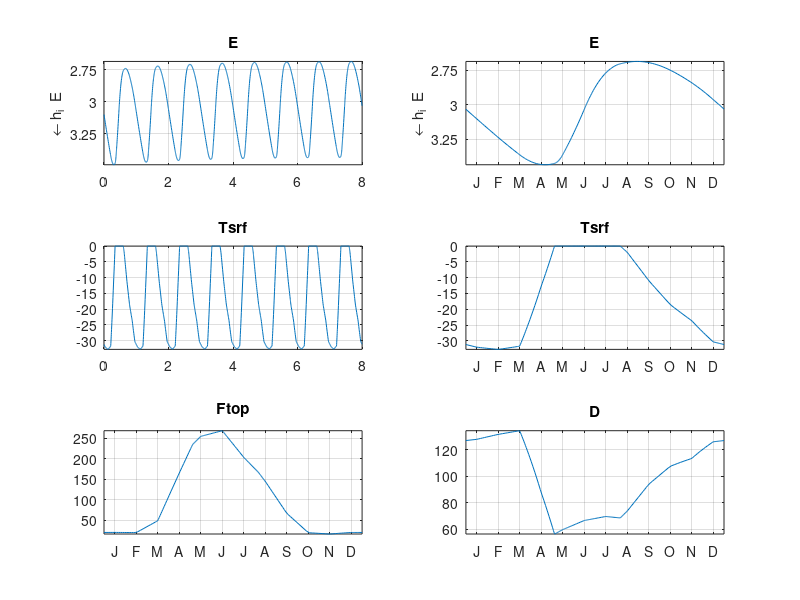

MATLAB code for this plot:
function [final_year, full_time_series]=sea_ice_model(varargin)
%   [final_year, full_time_series]=sea_ice_model_EW09(arguments)
%
% Model of vertical sea ice thermodynamics with no snow and no shortwave
% penetration, with quasi-stationary approximation for internal ice
% temperature (linear temperature profile). When there is no ice
% the ocean mixed layer thermally evolves.
% Prognostic variable is E=-Li*h+c*H*Tml (surface enthalpy).
%   Output: final_year or full_time_series = [t E Tsrf -E/Li E/(cml*Hml) Ftop F0 FT Fsw]
%
% Example: Plot steady-state seasonal cycle with seasonally ice-free conditions
%   Y=sea_ice_model_EW09('dF=22','Fbot=2');
%   t=Y(:,1)-Y(1,1);
%   subplot(3,1,1), y=Y(:,4); y(y<0)=nan; plot(t,y), ylabel('ice thickness (m)')
%   subplot(3,1,2), y=Y(:,3); y(Y(:,4)<0)=nan; plot(t,y), ylabel('ice sfc temp (^oC)')
%   subplot(3,1,3), y=Y(:,5); y(y<0)=nan; plot(t,y), ylabel('ocean ML temp (^oC)'), xlabel('time (yrs)')
%
% Reference:
%   Ian Eisenman and J.S. Wettlaufer, 2009. Nonlinear threshold behavior
%   during the loss of Arctic sea ice. Proceedings of the National Academy
%   of Sciences USA 106, 28-32.
%
% Ian Eisenman (ian@gps.caltech.edu), 2009

global Fbot ai ao ki Li Hml cml F0input Fswinput FTinput tinput v0 tanha Tlin Tsmelt intmeth

% === Parameters ===
% Measuring time in years for d/dt, using W/m^2 for fluxes and then
% multiplying d/dt by number of seconds in year.
yr=3.16e7; % seconds in year
Fbot=2;
ai=0.68;
ao=0.2;
ki=2;
Li=3*10^8/yr; % kJ-->W : W = 1000kJ/s
Hml=50;
cml=4*10^6/yr;
Tsmelt=0; % sfc temperature for onset of melt

% this can be reset using varargin
tanha=0.5*Li; % if not equal to zero, gives width of albedo dependence

Tlin=0; % linearity of ice surface temperature: 0 for sea ice model, 1 for as mixed layer (linear)
v0=0.1; % ice export, agrees with value in SI

% = For computing Ftop =
% atmmod: 0 for surface fluxes specified, 1 for active atmosphere with KLW
% from cloud fraction, 2 for specified F0(tinput) and FT(tinput).
atmmod=1;
tinput=(0.5:11.5)/12; % times that forcing is input at
% Stefan-Boltzmann linearization -- both sigmas agree with values in SI
sigma0=316;
sigmaT=3.9;
% surface fluxes from Maykut & Untersteiner (1971)
Fswinput=15.9*[0 0 1.9 9.9 17.7 19.2 13.6 9.0 3.7 0.4 0 0];
SH=15.9*[1.18 0.76 0.72 0.29 -0.45 -0.39 -0.30 -0.40 -0.17 0.10 0.56 0.79];
LH=15.9*[0 -0.02 -0.03 -0.09 -0.46 -0.70 -0.64 -0.66 -0.39 -0.19 -0.01 -0.01];
LWd=15.9*[10.4 10.3 10.3 11.6 15.1 18.0 19.1 18.7 16.5 13.9 11.2 10.9];
% atmospheric model parameters
% Cloud fraction from Maykut & Church (1973)
Cl=[4.9 4.7 4.2 5.9 8.1 8.0 8.3 8.8 8.9 8.4 7.1 5.2]/10;
% 0-70N mean temp based on NCEP-NCAR reanalysis
Tsouth=18*(1-1/3*cos((tinput-20/365)*2*pi));

% kD=2.7 in SI
kD=2.9;

% we can change this in the arguments. default is dF=0
dF=0;

% these agree with values in SI
tau0=0.5; % optical thickness independent of cloud fraction
tauc=3.6; % optical thickness dependence on cloud fraction

max_dur=50; % max duration of integration

E0=-3.1*Li; % initial value of E=-Li*hi+cml*Hml*Tml
spin_up=1; % whether to stop before max_dur if model is spun up
spun_up=0.002*Li; % tolerance for model to be considered spun up
intmeth='linear'; % method for interpolating input data in time
silent=0; % if 1, don't display error or final value
RelTol=1e-7; % for ODE solver
AbsTol=1e-6; % for ODE solver
odesolver='ode45'; % which ode solver to use

% === EDIT PARAMETERS BELOW HERE ===
% parameter value changes as input to function (batch mode)
if nargin>0, for j=1:length(varargin), eval([varargin{j} ';']), end, end
if nargout==0
    % = Enter changes to default parameter values here for interactive run =
    %dF=25;
end

tanha

% = atmospheric fluxes =
if atmmod==0 % specified surface fluxes
    F0input=-LH-SH-LWd+sigma0;
    FTinput=sigmaT+zeros(1,12);
elseif atmmod==1 % active equilibrium atmospheric model with KLW from cloud fraction, v0>0
    KLW=1./(tau0+tauc*Cl);
    F0input=KLW*sigma0-dF-kD*Tsouth/2;
    FTinput=KLW*sigmaT+kD/2;
elseif atmmod==2 % F0,FT specified as input
    F0input=F0;
    FTinput=FT;
end

% ======

% === integration ===
% run integration one yr at time until spun_up condition or max duration
intyr=1; E=[]; t=[];
options=odeset('RelTol',RelTol,'AbsTol',AbsTol);
while intyr<=max_dur
    if strcmp(odesolver,'ode45'), [tt,EE]=ode45(@dEdt,intyr+[-1 0],E0,options); end
    if strcmp(odesolver,'ode23t'), [tt,EE]=ode23t(@dEdt,intyr+[-1 0],E0,options); end
    if strcmp(odesolver,'ode15s'), [tt,EE]=ode15s(@dEdt,intyr+[-1 0],E0,options); end
    E=[E; EE]; t=[t; tt];
    intyr2=intyr;
    E0=EE(end,:); intyr=intyr+1;
    if ( abs(EE(end,:)-EE(1,:)) < spun_up ) && spin_up, intyr=max_dur+1; end
end
if silent==0 % display final value/error in command window
    if intyr2<max_dur
        disp(['Integration ended at year ' num2str(intyr2) ' with final value E0=' mat2str(EE(end),2)])
    else
        disp(['Integration ended at year ' num2str(intyr2) ' with final value E0=' mat2str(EE(end),2)])
        disp(['ERROR: Integral did not converge during ' num2str(intyr2) ' years.'])
    end
end

% === plotting or output ===
% find equilibrium surface temperatures, etc from t,E data
if nargout>0 % output
    [F Tsrf Ftop F0 FT Fsw]=dEdt(tt,EE);
    Y=[tt EE Tsrf -EE/Li EE/(cml*Hml) Ftop F0 FT Fsw];
    final_year=Y;
    [F Tsrf Ftop F0 FT Fsw]=dEdt(t,E);
    Y=[t E Tsrf -E/Li E/(cml*Hml) Ftop F0 FT Fsw];
    full_time_series=Y;
else % plotting
    [F Tsrf Ftop F0 FT Fsw]=dEdt(tt,EE);
    Y=[tt EE Tsrf -EE/Li EE/(cml*Hml) Ftop F0 FT Fsw];
    save tmp.mat Y
    % plot evolution of model state: entire time series
    [F Tsrf Ftop F0 FT Fsw]=dEdt(t,E);
    figure(4), clf, set(4,'position',[19 407 560 402])
    subplot(3,2,1)
    plot(t,E), title('E')
    axis tight, grid on
    Li=9.49; cH=6.33;
    % ytick interval
    yl=get(gca,'ylim'); dy=diff(yl)/8; dy1=round(dy/4); if dy1==0, dy1=0.25; end
    dy2=2*dy1;
    set(gca,'ytick',[(-100*dy1:dy1:0)*Li (dy2:dy2:200)*(cH)],'yticklabel',[100*dy1:-dy1:0 dy2:dy2:200])
    if yl(1)<0 && yl(2)>0, ylabel('\leftarrow h_i  E  T_{ml} \rightarrow');
    elseif yl(1)<0 && yl(2)<0, ylabel('\leftarrow h_i  E');
    else ylabel('E  T_{ml} \rightarrow');
    end
    subplot(3,2,3)
    plot(t,Tsrf), title('Tsrf')
    axis tight, grid on

    % plot evolution of model state: final year
    [F Tsrf Ftop]=dEdt(tt,EE); t=tt; E=EE;
    t=(t-t(1))*360;
    subplot(3,2,2)
    plot(t,E), title('E')
    axis tight, grid on
    % ytick interval
    yl=get(gca,'ylim'); dy=diff(yl)/8; dy1=round(dy/4); if dy1==0, dy1=0.25; end
    dy2=2*dy1;
    set(gca,'ytick',[(-100*dy1:dy1:0)*Li (dy2:dy2:200)*(cH)],'yticklabel',[100*dy1:-dy1:0 dy2:dy2:200])
    if yl(1)<0 && yl(2)>0, ylabel('\leftarrow h_i  E  T_{ml} \rightarrow');
    elseif yl(1)<0 && yl(2)<0, ylabel('\leftarrow h_i  E');
    else ylabel('E  T_{ml} \rightarrow');
    end
    set(gca,'xtick',15:30:360), datetick('x',4,'keepticks'), set(gca,'xlim',[0 360])
    subplot(3,2,4)
    Tsrf(E>=0)=NaN;
    plot(t,Tsrf), title('Tsrf')
    axis tight, grid on, yl=get(gca,'ylim'); if yl(2)<0, yl(2)=0; end, set(gca,'ylim',yl)
    set(gca,'xtick',15:30:360), datetick('x',4,'keepticks'), set(gca,'xlim',[0 360])
    subplot(3,2,6)
    Tso=interp1([tinput(end)-1 tinput tinput(1)+1],Tsouth([end 1:end 1]),mod(t/360,1),intmeth);
    Tsrf(E>=0)=E(E>=0)/cH;
    D=kD*(Tso-Tsrf);
    plot(t,D), title('D')
    axis tight, grid on
    set(gca,'xtick',15:30:360), datetick('x',4,'keepticks'), set(gca,'xlim',[0 360])
    subplot(3,2,5)
    plot(t,Ftop), title('Ftop')
    axis tight, grid on
    set(gca,'xtick',15:30:360), datetick('x',4,'keepticks'), set(gca,'xlim',[0 360])
    
    % report mean value
    E=interp1(t,-E/Li,(0.5:360));
    disp(['Mean thickness: ' num2str(mean(E),3) '; max/min: ' num2str(max(E),3) '/' num2str(min(E),3)])

end


% ===================


% === model equations ===
function [F Tsrf Ftop F0 FT Fsw]=dEdt(t,E)
global Fbot cml Hml ki Li F0input Fswinput FTinput tinput ai ao intmeth v0 tanha Tlin Tsmelt intmeth
F0=interp1([tinput(end)-1 tinput tinput(1)+1],F0input([end 1:end 1]),mod(t,1),intmeth);
Fsw=interp1([tinput(end)-1 tinput tinput(1)+1],Fswinput([end 1:end 1]),mod(t,1),intmeth);
FT=interp1([tinput(end)-1 tinput tinput(1)+1],FTinput([end 1:end 1]),mod(t,1),intmeth);
Tsrf0=-(E.*F0-E*(1-ai).*Fsw)./(E.*FT-ki*Li); % ice surface temperature when no surface melt
Tsrfi=Tsrf0.*(Tsrf0<Tsmelt);
Tsrf=Tsrfi.*(E<0)+E/(cml*Hml).*(E>=0);

if Tlin==1 % for sea ice as ocean mixed layer with only albedo changing when Ts<0
    Tsrf=E/(cml*Hml).*(E<0)+E/(cml*Hml).*(E>=0);
end

if tanha>0 % using gradual albedo transition
    a=ao+(ai-ao)/2*(1-tanh(E/tanha));
else
    a=ai*(E<0)+ao*(E>=0);
end

a

F=-F0+(1-a).*Fsw-FT.*Tsrf+Fbot-v0*E.*(E<0);
Ftop=F0+a.*Fsw+FT.*Tsrf; % output for diagnostic plots
